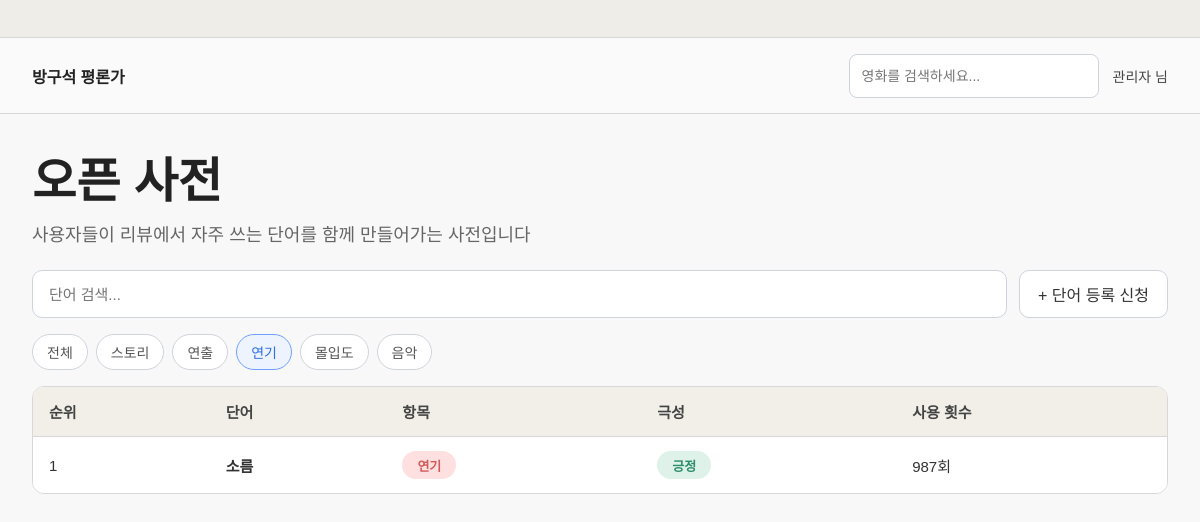
The app's page /dictionary?category=연기 (signed in) with its own data.
### tables this page shows
CREATE TABLE dictionary_words (
            id INTEGER PRIMARY KEY AUTOINCREMENT,
            word TEXT NOT NULL,
            category TEXT NOT NULL,
            sentiment TEXT NOT NULL,
            count INTEGER DEFAULT 1
        );

### app.py (the view)
@app.route("/dictionary")
def dictionary():
    if not login_required():
        return redirect(url_for("login"))
    keyword = request.args.get("q", "").strip()
    selected_category = request.args.get("category", "전체")
    query = "SELECT * FROM dictionary_words WHERE 1=1"
    params = []
    if selected_category != "전체":
        query += " AND category = ?"
        params.append(selected_category)
    if keyword:
        query += " AND word LIKE ?"
        params.append(f"%{keyword}%")
    query += " ORDER BY count DESC"
    conn = get_db()
    rows = conn.execute(query, params).fetchall()
    conn.close()
    dictionary_words = enrich_dictionary_items(rows)
    for idx, item in enumerate(dictionary_words, start=1):
        item["rank"] = idx
    return render_template(
        "dictionary.html",
        nickname=get_nickname(),
        dictionary_words=dictionary_words,
        categories=["전체", "스토리", "연출", "연기", "몰입도", "음악"],
        selected_category=selected_category,
        keyword=keyword
    )

### app.py (called while the page is built)
def get_db():
    conn = sqlite3.connect(DB_NAME)
    conn.row_factory = sqlite3.Row
    return conn

def login_required():
    return "user_id" in session

def get_current_user():
    if "user_id" not in session:
        return None
    conn = get_db()
    user = conn.execute("SELECT * FROM users WHERE id = ?", (session["user_id"],)).fetchone()
    conn.close()
    return user

def get_nickname():
    user = get_current_user()
    if user:
        return user["nickname"] + " 님"
    return "게스트 님"

def get_category_class(category):
    if category == "스토리":
        return "story"
    if category == "연출":
        return "directing"
    if category == "연기":
        return "acting"
    if category == "몰입도":
        return "immersion"
    if category == "음악":
        return "music"
    return "default"

def get_sentiment_class(sentiment):
    if sentiment == "긍정":
        return "positive"
    return "negative"

def enrich_dictionary_items(rows):
    items = []
    for row in rows:
        item = dict(row)
        item["category_class"] = get_category_class(item["category"])
        item["sentiment_class"] = get_sentiment_class(item["sentiment"])
        items.append(item)
    return items

### templates/dictionary.html (shortened to what this page needs)
<!DOCTYPE html>
<html lang="ko">
<head>
    <link rel="stylesheet" href="{{ url_for('static', filename='style.css') }}">
</head>
<body>
    <div class="window-frame">
        <div class="window-bar"></div>
        <div class="app-shell">
            <header class="top-header">
                <div class="brand">방구석 평론가</div>
                <div class="header-right">
                    <form action="/search" method="get" class="header-search">
                        <input type="text" name="q" placeholder="영화를 검색하세요...">
                    </form>
                    <div class="nickname">{{ nickname }}</div>
                </div>
            </header>
            <main class="page-content">
                <section class="dictionary-hero">
                    <h1>오픈 사전</h1>
                    <p>사용자들이 리뷰에서 자주 쓰는 단어를 함께 만들어가는 사전입니다</p>
                </section>
                <section class="dictionary-search-row">
                    <form action="/dictionary" method="get" class="dictionary-search-form">
                        <input type="text" name="q" value="{{ keyword }}" placeholder="단어 검색...">
                    </form>
                    <a href="/dictionary/request" class="dictionary-request-btn">+ 단어 등록 신청</a>
                </section>
                <section class="dictionary-filter-row">
                    {% for category in categories %}
                    <a href="/dictionary?category={{ category }}{% if keyword %}&q={{ keyword }}{% endif %}" class="dictionary-filter-chip {% if selected_category == category %}active{% endif %}">
                        {{ category }}
                    </a>
                    {% endfor %}
                </section>
                <section class="dictionary-table-wrap">
                    <table class="dictionary-table">
                        <thead>
                            <tr>
                                <th>순위</th>
                                <th>단어</th>
                                <th>항목</th>
                                <th>극성</th>
                                <th>사용 횟수</th>
                            </tr>
                        </thead>
                        <tbody>
                            {% for item in dictionary_words %}
                            <tr>
                                <td>{{ item.rank }}</td>
                                <td class="dictionary-word-cell">{{ item.word }}</td>
                                <td><span class="dict-badge category {{ item.category_class }}">{{ item.category }}</span></td>
                                <td><span class="dict-badge sentiment {{ item.sentiment_class }}">{{ item.sentiment }}</span></td>
                                <td>{{ "{:,}".format(item.count) }}회</td>
                            </tr>
                            {% endfor %}
                        </tbody>
                    </table>
                </section>
            </main>
        </div>
    </div>
</body>
</html>

### static/style.css (style rules this page uses)
* { box-sizing: border-box; margin: 0; padding: 0; font-family: "Malgun Gothic", "Apple SD Gothic Neo", sans-serif; }
body { background: #f3f4f6; color: #222; }
a { text-decoration: none; color: inherit; }
.window-frame { width: 100%; min-height: 100vh; background: #f3f4f6; }
.window-bar { height: 38px; border-bottom: 1px solid #d8d8d8; background: #efede7; }
.app-shell { max-width: 1400px; margin: 0 auto; background: #f8f8f8; min-height: calc(100vh - 38px); }
.top-header { height: 76px; border-bottom: 1px solid #d6d6d6; display: flex; align-items: center; justify-content: space-between; padding: 0 32px; background: #fafafa; }
.brand { font-size: 16px; font-weight: 700; }
.header-right { display: flex; align-items: center; gap: 14px; }
.header-search { display: flex; align-items: center; width: 250px; height: 44px; background: white; border: 1px solid #cfd4dc; border-radius: 8px; padding: 0 12px; }
.header-search input { border: none; outline: none; flex: 1; font-size: 14px; background: transparent; }
.nickname { font-size: 14px; color: #444; }
.page-content { padding: 28px 32px 40px; }
.dictionary-hero h1 { font-size: 48px; font-weight: 800; margin-bottom: 8px; }
.dictionary-hero p { font-size: 18px; color: #666; margin-bottom: 24px; }
.dictionary-search-row { display: flex; gap: 12px; align-items: center; margin-bottom: 16px; }
.dictionary-search-form { flex: 1; }
.dictionary-search-form input { width: 100%; height: 48px; border: 1px solid #cfd4dc; border-radius: 10px; padding: 0 16px; font-size: 15px; background: #fff; }
.dictionary-request-btn { display: inline-flex; align-items: center; justify-content: center; height: 48px; padding: 0 18px; border: 1px solid #cfd4dc; border-radius: 10px; background: #fff; color: #333; white-space: nowrap; }
.dictionary-filter-row { display: flex; gap: 8px; flex-wrap: wrap; margin-bottom: 16px; }
.dictionary-filter-chip { display: inline-flex; align-items: center; justify-content: center; height: 36px; padding: 0 14px; border: 1px solid #cfd4dc; border-radius: 999px; background: #fff; color: #555; font-size: 14px; }
.dictionary-filter-chip.active { border-color: #6ea0ff; color: #2f6ee5; background: #eef4ff; }
.dictionary-table-wrap { background: #fff; border: 1px solid #d8d8d8; border-radius: 12px; overflow: hidden; }
.dictionary-table { width: 100%; border-collapse: collapse; background: #fff; }
.dictionary-table thead th { background: #f2efe9; color: #444; font-size: 15px; text-align: left; padding: 14px 16px; border-bottom: 1px solid #d8d8d8; }
.dictionary-table tbody td { padding: 14px 16px; border-bottom: 1px solid #e5e5e5; font-size: 15px; color: #333; }
.dictionary-table tbody tr:last-child td { border-bottom: none; }
.dictionary-word-cell { font-weight: 700; }
.dict-badge { display: inline-flex; align-items: center; justify-content: center; min-width: 54px; height: 28px; padding: 0 10px; border-radius: 999px; font-size: 13px; font-weight: 700; }
.dict-badge.category.acting { background: #ffe0e0; color: #d15a5a; }
.dict-badge.sentiment.positive { background: #dff2ea; color: #2d8c69; }

### records on screen
dictionary_words: rank "1", word "소름", category "연기", sentiment "긍정", count "987"

### other values on screen
{{ nickname }} "관리자 님"
{{ category }} "전체" "스토리" "연출" "연기" "몰입도" "음악"
